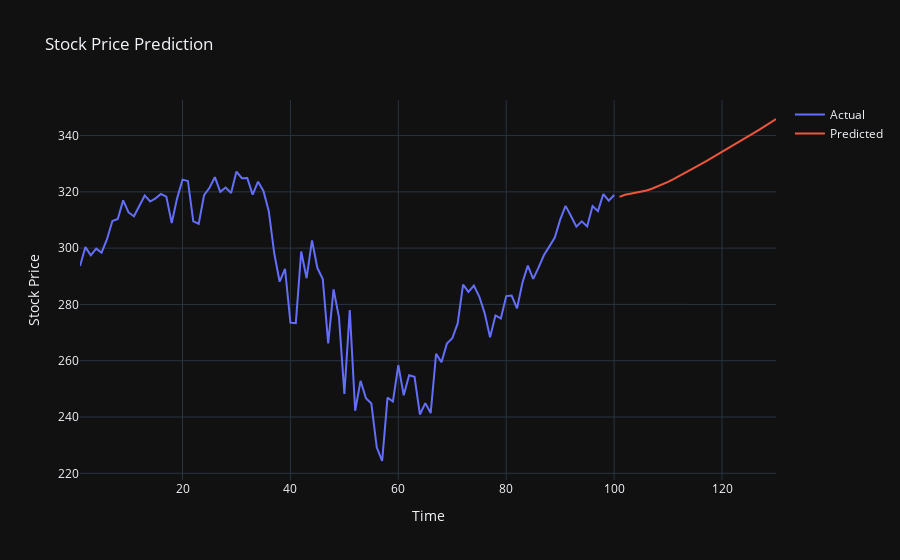

Here is the notebook cell this chart was saved with:
### Code cell
fig = go.Figure()

# Plot the actual data
fig.add_trace(go.Scatter(x=day_new, y=scaler.inverse_transform(df1[-100:]).flatten(), mode='lines', name='Actual'))

# Plot the predicted data
fig.add_trace(go.Scatter(x=day_pred, y=scaler.inverse_transform(lst_output).flatten(), mode='lines', name='Predicted'))

fig.update_layout(title='Stock Price Prediction',
                  xaxis_title='Time',
                  yaxis_title='Stock Price',
                  template='plotly_dark')

fig.show()

### Figure 1 — Plotly figure (JSON) as saved in the notebook; plotly's stock layout.template omitted (floating-point values rounded to 4 significant figures)
{"data": [{"mode": "lines", "name": "Actual", "type": "scatter", "x": [1, 2, 3, 4, 5, 6, 7, 8, 9, 10, 11, 12, 13, 14, 15, 16, 17, 18, 19, 20, 21, 22, 23, 24, 25, 26, 27, 28, 29, 30, 31, 32, 33, 34, 35, 36, 37, 38, 39, 40, 41, 42, 43, 44, 45, 46, 47, 48, 49, 50, 51, 52, 53, 54, 55, 56, 57, 58, 59, 60, 61, 62, 63, 64, 65, 66, 67, 68, 69, 70, 71, 72, 73, 74, 75, 76, 77, 78, 79, 80, 81, 82, 83, 84, 85, 86, 87, 88, 89, 90, 91, 92, 93, 94, 95, 96, 97, 98, 99, 100], "y": [293.6, 300.4, 297.4, 299.8, 298.4, 303.2, 309.6, 310.3, 317.0, 312.7, 311.3, 315.2, 318.7, 316.6, 317.7, 319.2, 318.3, 308.9, 317.7, 324.3, 323.9, 309.5, 308.7, 318.9, 321.4, 325.2, 320.0, 321.6, 319.6, 327.2, 324.9, 324.9, 319, 323.6, 320.3, 313.1, 298.2, 288.1, 292.6, 273.5, 273.4, 298.8, 289.3, 302.7, 292.9, 289.0, 266.2, 285.3, 275.4, 248.2, 278.0, 242.2, 252.9, 246.7, 244.8, 229.2, 224.4, 246.9, 245.5, 258.4, 247.7, 254.8, 254.3, 240.9, 244.9, 241.4, 262.5, 259.4, 266.1, 268.0, 273.2, 287.1, 284.4, 286.7, 282.8, 276.9, 268.4, 276.1, 275.0, 283.0, 283.2, 278.6, 287.7, 293.8, 289.1, 293.2, 297.6, 300.6, 303.7, 310.1, 315.0, 311.4, 307.6, 309.5, 307.7, 315.0, 313.1, 319.2, 316.9, 318.9]}, {"mode": "lines", "name": "Predicted", "type": "scatter", "x": [101, 102, 103, 104, 105, 106, 107, 108, 109, 110, 111, 112, 113, 114, 115, 116, 117, 118, 119, 120, 121, 122, 123, 124, 125, 126, 127, 128, 129, 130], "y": [318.2, 318.9, 319.3, 319.6, 320.0, 320.5, 321.1, 321.8, 322.6, 323.5, 324.5, 325.5, 326.5, 327.6, 328.7, 329.8, 330.9, 331.9, 333.1, 334.2, 335.3, 336.4, 337.5, 338.7, 339.9, 341.0, 342.2, 343.4, 344.6, 345.9]}], "layout": {"title": {"text": "Stock Price Prediction"}, "xaxis": {"title": {"text": "Time"}}, "yaxis": {"title": {"text": "Stock Price"}}}}
